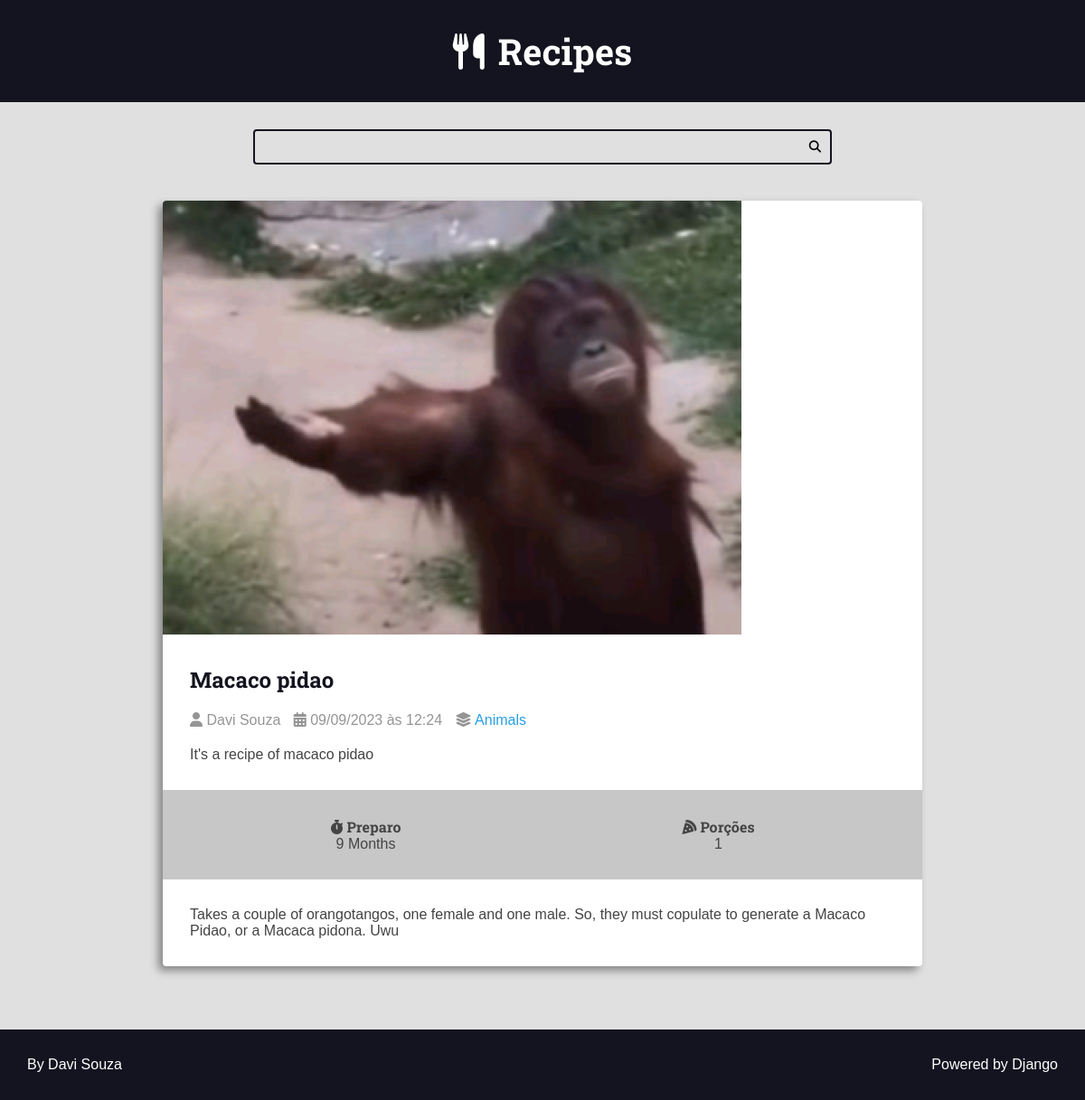
The page /recipes/macaco-pidao/ on the database its author committed.
### recipes/models.py (models this page shows, shortened)
class Recipe(models.Model):
    title = models.CharField(max_length=65)
    description = models.CharField(max_length=165)
    slug = models.SlugField(blank=True, unique=True)
    preparation_time = models.IntegerField()
    preparation_time_unit = models.CharField(max_length=65)
    servings = models.IntegerField()
    servings_unit = models.CharField(max_length=65)
    preparation_steps = models.TextField()
    preparation_steps_is_html = models.BooleanField(default=False)
    created_at = models.DateTimeField(auto_now_add=True)
    updated_at = models.DateTimeField(auto_now=True)
    is_published = models.BooleanField(default=False)
    cover = models.ImageField(
        upload_to='recipes/covers/%Y/%m/%d/', blank=True, null=True)
    category = models.ForeignKey(
        Category, on_delete=models.SET_NULL, null=True, blank=True,
        default=None)
    author = models.ForeignKey(
        User, on_delete=models.SET_NULL, null=True)

class Category(models.Model):
    name = models.CharField(max_length=65)

### recipes/views.py (the view)
# urls.py: path('recipes/<slug>/', views.recipe, name="recipe"),
def recipe(request, slug):
    context = {}
    if Recipe.objects.filter(slug=slug).exists():
        recipe = Recipe.objects.get(slug=slug)
        context = {
            'recipe': recipe,
            'title': f'{recipe.title} | ',
            'is_detail_page': True,
        }
        return render(request, 'recipes/pages/recipe.html', context)
    else:
        response = render(request, 'recipes/pages/404_error.html',
                          context={"title": "Recipe not found | ",
                                   'is_detail_page': True, })
        response.status_code = 404
        return response

### recipes/templates/recipes/pages/recipe.html (shortened to what this page needs)
{% extends 'global/base.html' %}
{% block content %}
    <div class="main-content main-content-detail container">
        {% include '../partials/recipe-cards.html' %}
    </div>
{% endblock content %}

### recipes/templates/recipes/partials/recipe-cards.html (shortened to what this page needs)
<div class="recipe recipe-list-item">
    <div class="recipe-cover">
        {% if recipe.cover %}
            <a href="{% url 'recipes:recipe' recipe.slug %}">
                <img src="{{recipe.cover.url}}" alt="Temp">
            </a>
        {% endif %}
    </div>
    <div class="recipe-title-container">
        <h2 class="recipe-title">
            <a href="{% url 'recipes:recipe' recipe.slug %}">
                {{recipe.title}}
            </a>
        </h2>
    </div>
    <div class="recipe-author">
        <span class="recipe-author-item">
            <i class="fas fa-user"></i>
                {% if recipe.author is not None %}
                    {% if recipe.author.first_name %}
                        {{recipe.author.first_name}} {{recipe.author.last_name}}
                    {% else %}
                        {{recipe.author.username}}
                    {% endif %}
                {% else %}
                    <em>Desconhecido</em>
                {% endif %}
        </span>
        <span class="recipe-author-item">
            <i class="fas fa-calendar-alt"></i>
            {{recipe.created_at|date:"d/m/Y"}} às {{recipe.created_at|date:"H:i"}}
        </span>
        {% if recipe.category is not None %}
            <span class="recipe-author-item">
                <i class="fas fa-layer-group"></i>
                <span> <a href="{% url 'recipes:category' recipe.category.id %}"> {{recipe.category.name}} </a> </span>
            </span>
        {% endif %}
    </div>
    <div class="recipe-content">
        <p> {{recipe.description}} </p>
    </div>
    <div class="recipe-meta-container">
        <div class="recipe-meta recipe-preparation">
            <h3 class="recipe-meta-title"><i class="fas fa-stopwatch"></i> Preparo</h3>
            <div class="recipe-meta-text">
                {{recipe.preparation_time}} {{recipe.preparation_time_unit}}
            </div>
        </div>
        <div class="recipe-meta recipe-servings">
            <h3 class="recipe-meta-title"><i class="fas fa-pizza-slice"></i> Porções</h3>
            <div class="recipe-meta-text">
                {{recipe.servings}} {{recipe.preparation_servings_unit}}
            </div>
        </div>
    </div>
    {% if is_detail_page %}
        <div class="preparation-steps">
            {% if recipe.preparation_steps_is_html %}
                {{recipe.preparation_steps|safe}}
            {% else %}
                {{recipe.preparation_steps}}
            {% endif %}
        </div>
    {% endif %}
</div>

### recipes/static/recipes/css/styles.css (style rules this page uses)
:root { --color-primary: #269fe6; --color-primary-hover: #2086c2; --color-primary-dark: #13141f; --color-primary-dark-hover: #212336; --color-primary-light: #d4ecfa; --color-primary-light-hover: #bdd8e7; --color-white: #fff; --color-black: #000; --color-dark-text: #444; --color-info-light: #cce5ff; --color-debug-light: #cce5ff; --color-success-light: #d4edda; --color-alert-light: #fff3cd; --color-warning-light: #fff3cd; --color-error-light: #f8d7da; --color-info-dark: #4d86c4; --color-debug-dark: #4d86c4; --color-success-dark: #4a9c5d; --color-alert-dark: #927f40; --color-warning-dark: #927f40; --color-error-dark: #da525d; --color-gray-0: #f9f9f9; --color-gray-1: #e0e0e0; --color-gray-2: #c7c7c7; --color-gray-3: #aeaeae; --color-gray-4: #959595; --color-gray-5: #7d7d7d; --color-gray-6: #646464; --color-gray-7: #4b4b4b; --color-gray-8: #323232; --color-gray-9: #191919; --font-primary: sans-serif; --font-headings: 'Roboto Slab', serif; --spacing-gutter-medium: 3rem; --spacing-gutter-large: 4rem; }
* { padding: 0; margin: 0; box-sizing: border-box; }
html { font-size: 62.5%; }
body { background: var(--color-gray-1); font-size: 1.6rem; font-family: var(--font-primary); color: var(--color-dark-text); }
h1, h2, h3, h4, h5, h6 { font-family: var(--font-headings); }
.container { max-width: 144rem; margin: 0 auto; padding: var(--spacing-gutter-medium); }
.main-content { padding-top: 0; }
.recipe { background: var(--color-white); box-shadow: -5px 5px 10px rgba(0, 0, 0, .4); transform: scale(1); transition: all 250ms ease-in-out; border-radius: 4px; overflow: hidden; }
.recipe img { max-width: 100%; }
.recipe-list-item { max-width: 64rem; height: fit-content; }
.recipe-title-container { padding: var(--spacing-gutter-medium); padding-bottom: 2rem; }
.recipe-title-container a { text-decoration: none; color: var(--color-primary-dark) }
.recipe-author { padding: 0 var(--spacing-gutter-medium); }
.recipe-author a { color: var(--color-primary); transition: all 300ms ease-in-out; text-decoration: none; }
.recipe-author-item { color: var(--color-gray-4); margin-right: 1rem; }
.recipe-content { padding: var(--spacing-gutter-medium); padding-top: 2rem; }
.recipe-meta-container { display: flex; flex-flow: row wrap; padding: var(--spacing-gutter-medium); background: var(--color-gray-2); }
.recipe-meta { display: flex; flex-flow: column nowrap; flex-shrink: 1; flex-grow: 1; text-align: center; }
.recipe-meta-title { font-size: 1.6rem; }
.main-content-detail .recipe-list-item { max-width: 84rem; margin: 0 auto; }
.preparation-steps { padding: var(--spacing-gutter-medium); }

### rows shown on the page
Recipe: cover (picture), title "Macaco pidao", author.first_name "Davi", author.last_name "Souza", created_at "09/09/2023", created_at "12:24", category.name "Animals", description "It's a recipe of macaco pidao", preparation_time "9", preparation_time_unit "Months", servings "1", preparation_steps "Takes a couple of orangotangos, one female and one male. So, they must copulate to generate a Macaco Pidao, or a Macaca pidona. Uwu"
